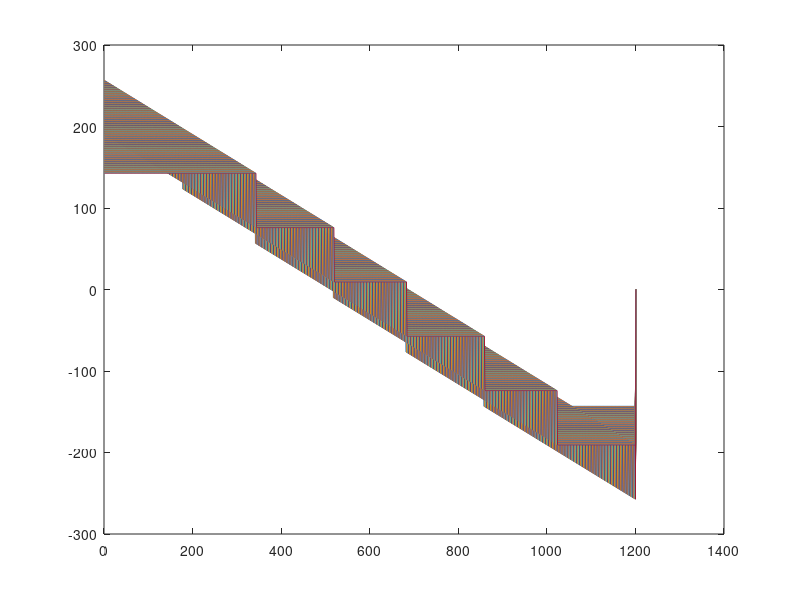
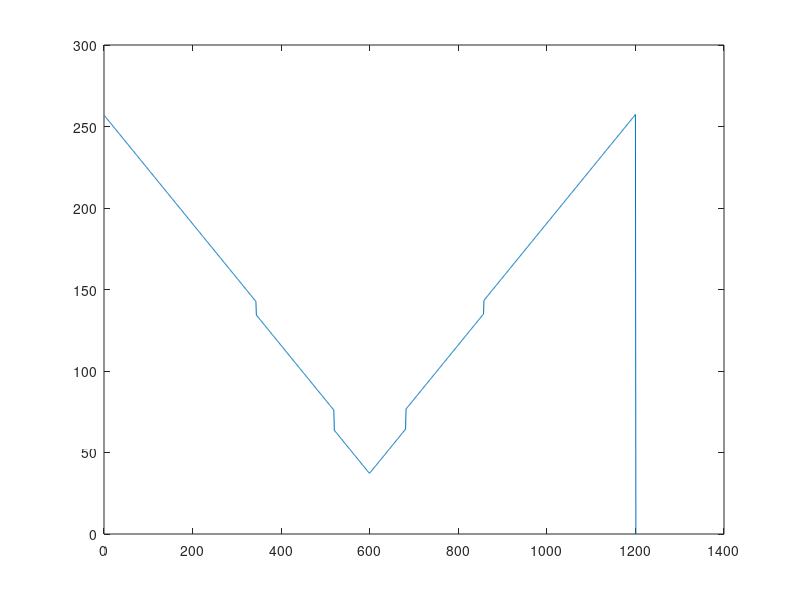
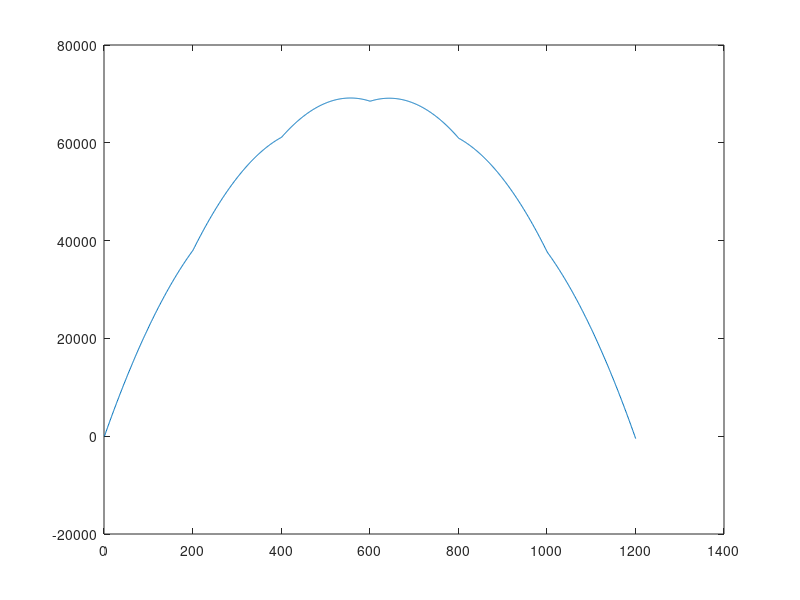

These charts were generated, in order, by the following MATLAB code:
clear; close all;
%% 0. Initialize Parameters
L = 1200; % Length of bridge
n = 1200; % Discretize into 1 mm seg.
P = 400; % Total weight of train [N]
x = linspace(0, L, n+1); % x-axis generate n + 1 evenly spaced points

xsection1 = [0, 75 + 1.27, 100, 75;
            10, 75, 15 + 1.27, 75 - 1.27;
            10, 75 - 1.27, 10 + 1.27, 0;
            10 + 1.27, 1.27, 90 - 1.27, 0; % bottom center
            85 - 1.27, 75, 90, 75 - 1.27;
            90 - 1.27, 75 - 1.27, 90, 0];
xsection2 = [0, 75 + 1.27, 100, 75;
            10, 75, 15 + 1.27, 75 - 1.27;
            10, 75 - 1.27, 10 + 1.27, 0;
            10 + 1.27, 1.27, 90 - 1.27, 0; % bottom center
            85 - 1.27, 75, 90, 75 - 1.27;
            90 - 1.27, 75 - 1.27, 90, 0];

xsections = {xsection1, xsection2}; % list of all cross sections

xsectionpts = [0, 1200]; % define where the x section change is. Size is n - 1

numxsections = length(xsections);

glueheights = [75, 50];
numglues = 2;

%% 1. SFD, BMD under train loading
x_train = [52 228 392 568 732 908] - 51; % Train Load Locations
P_train = [1 1 1 1 1 1] * P/6;

train_locs = x(x < (L - x_train(end))) + 1;
n_train = length(train_locs); % num of train locations
SFDi = zeros(n_train, n+1); % 1 SFD for each train loc.
BMDi = zeros(n_train, n+1); % 1 BMD for each train loc.

% Solve for SFD and BMD with the train at different locations
for i = 1:n_train
    % start location of train
    loc = train_locs(i);
    
    % sum of moments at A eqn
    By = sum((loc + x_train) .* P_train) / L;
    % sum of Fy eqn 
    Ay = sum(P_train) - By;
 
    % construct applied loads
    w = zeros(1, n + 1);
    w(loc + x_train) = -P_train;
    w(1) = Ay;
    w(n + 1) = By;
    
    SFDi(i, :) = cumsum(w);
    BMDi(i, :) = cumtrapz(SFDi(i,:));
    plot(x + 1, SFDi(i, :))
    hold on

end
hold off
SFD = max(abs(SFDi)); % SFD envelope
BMD = max(BMDi); % BMD envelope

figure
plot(x + 1, SFD)
figure
plot(x + 1, BMD)

%% 2. Geometric properties of cross sections



ybars = zeros(1, numxsections);
Is = zeros(1, numxsections);
QCent = zeros(1, numxsections);
Qglues = zeros(numxsections, numglues);

for i = 1:numxsections
    % ybar, I, Qcent
    % sum the areas times distance to centroid of each individual square
    sumAD = 0;
    sumAreas = 0;
    for j = 1:length(xsections{i})
        % ybar
        ax = xsections{i}(j, 1);
        ay = xsections{i}(j, 2);
        bx = xsections{i}(j, 3);
        by = xsections{i}(j, 4);
        sumAD = sumAD + (bx - ax) * (ay - by) * (by + ay) / 2;
        sumAreas = sumAreas + (bx - ax) * (ay - by);

    end
    ybars(i) = sumAD / sumAreas;

    % I
    % bh^3/12 for every bit
    Itot = 0;
    for j = 1:length(xsections{i})
        ax = xsections{i}(j, 1);
        ay = xsections{i}(j, 2);
        bx = xsections{i}(j, 3);
        by = xsections{i}(j, 4);
        y = (by + ay) / 2;
        h = (ay - by);
        b = (bx - ax);
        I = b * h^3 / 12;
        ay2 = b * h * (abs(y - ybars(i)))^2;
        Itot = Itot + I + ay2;
    end
    Is(i) = Itot;
    
    % all Qs
    Qc = 0;
    Qgs = zeros(1, numglues);
    for j = 1:length(xsections{i})
        % calculate area above centroidal axis of the jth shape, as well as
        % centroid position relative to y axis
        ax = xsections{i}(j, 1);
        ay = xsections{i}(j, 2);
        bx = xsections{i}(j, 3);
        by = xsections{i}(j, 4);
        if ay > ybars(i)
            area = (bx - ax) * (ay - ybars(i));
            centY = (ay + ybars(i)) / 2;
            Qc = Qc + area * (centY - ybars(i));
        end
    end
    for j = 1:numglues
        % calculate Q from top
        Qtop = 0;
        for k = 1:length(xsections{i})
            ax = xsections{i}(j, 1);
            ay = xsections{i}(j, 2);
            bx = xsections{i}(j, 3);
            by = xsections{i}(j, 4);
            if ay > glueheights(j)
                area = (bx - ax) * (ay - glueheights(j));
                centY = (ay + glueheights(j)) / 2;
                Qtop = Qtop + area * (centY - glueheights(j));
            end
        end
        Qgs(j) = Qtop;
    end
    QCent(i) = Qc;
    Qglues(i, :) = Qgs;
end


